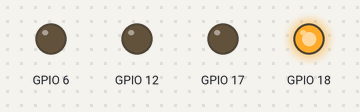
A program run on a simulated Raspberry Pi (BCM pin numbers). On the bench: output pins drawn as LEDs (lit = HIGH).

Above: at 0.5 s.
At 1.5 s:
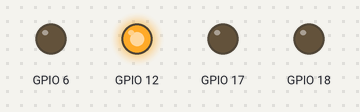
At 2.5 s:
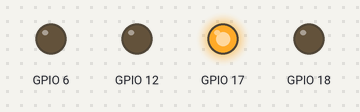
At 3.5 s:
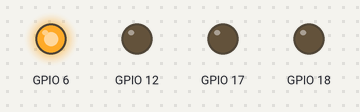
At 4.5 s:
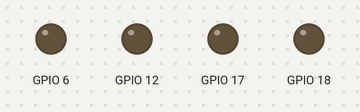
Timing chart, 0 to 6.5 s (numbered marks = the images above):
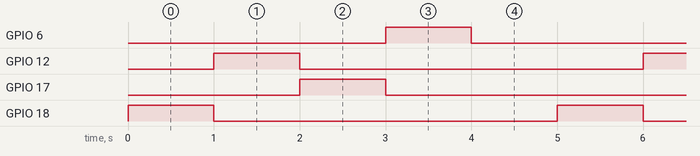

Measured:
- by itself, GPIO 6, GPIO 12, GPIO 17, GPIO 18: alternates HIGH for 1.0 s and LOW for 4.0 s
- by itself, everything shown: repeats every 5.0 s, in 5 steps

The program:

multi_led.py
```python
import RPi.GPIO as GPIO
import time

# Set up GPIO
GPIO.setmode(GPIO.BCM) # Use Broadcom pin numbering
GPIO.setup(18, GPIO.OUT) # Set GPIO18 as an output pin
GPIO.setup(12, GPIO.OUT) # Set GPIO12 as an output pin
GPIO.setup(17, GPIO.OUT) # Set GPIO17 as an output pin
GPIO.setup(6, GPIO.OUT) # Set GPIO6 as an output pin

# Ensure all LEDs are turned off
GPIO.output(18, GPIO.LOW)
GPIO.output(12, GPIO.LOW)
GPIO.output(17, GPIO.LOW)
GPIO.output(6, GPIO.LOW)

# Turn LEDs on one at a time
try:
    while True:
        GPIO.output(18, GPIO.HIGH)
        time.sleep(1)
        GPIO.output(18, GPIO.LOW)
        GPIO.output(12, GPIO.HIGH)
        time.sleep(1)
        GPIO.output(12, GPIO.LOW)
        GPIO.output(17, GPIO.HIGH)
        time.sleep(1)
        GPIO.output(17, GPIO.LOW)
        GPIO.output(6, GPIO.HIGH)
        time.sleep(1)
        GPIO.output(6, GPIO.LOW)
        time.sleep(1)
except KeyboardInterrupt:
    pass

# Clean up GPIO settings before exiting
GPIO.cleanup()
```
